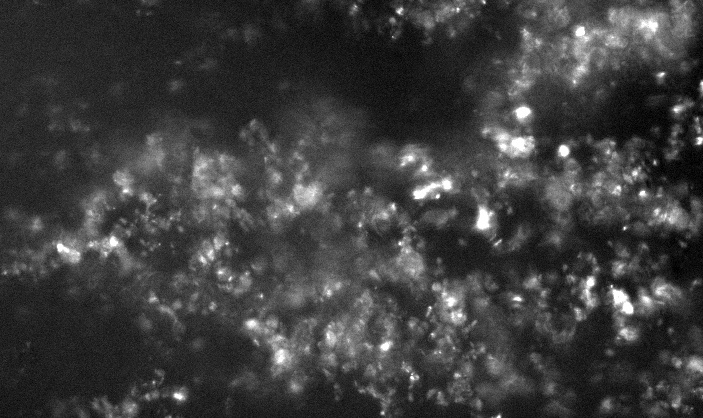
#> input picture ImageNew/1_Micro_10_1000_47_6_120_island.jpg, 703 x 418 px, found by its file name
$ python read_micro_filter.py
#> lines starting #> are read from the running program, lines starting #| are printed output that depends on the picture; after the words box and inside, x2 and y2 are one past the last pixel; in counts of white or black regions, pixels touching at a corner belong together; long printed decimals are rounded
import numpy as np
import matplotlib.pyplot as plt
import cv2
import statistics

#Close all
plt.close('all')

#Load
img = cv2.imread('1_Micro_10_1000_47_6_120_island.jpg')
#> img is the input picture: shape (418, 703, 3); min 0, max 255, mean 61.7

#Crop
height, width, _ = img.shape
#> height = 418; width = 703
crop_size = int(min(height, width) * 0.9)
#> crop_size = 376
x = int((width - crop_size) / 2)
#> x = 163
y = int((height - crop_size) / 2)
#> y = 21
img = img[y:y+crop_size, x:x+crop_size]
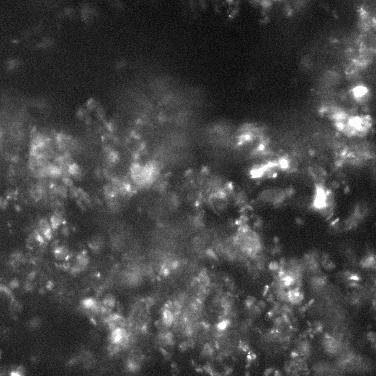
#> img: shape (376, 376, 3); min 0, max 255, mean 68.2

#Convert to grayscale
gray = cv2.cvtColor(img, cv2.COLOR_BGR2GRAY)
mean = cv2.mean(gray)[0]
#> mean = 68.24
if mean < 127:
    img = cv2.bitwise_not(img)
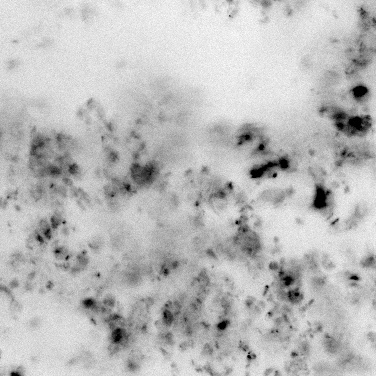
#> img: shape (376, 376, 3); min 0, max 255, mean 186.8

#Create a new figure and display the grayscale image
plt.figure(1)
plt.imshow(gray, cmap='gray')

#blur filter
blurImg = cv2.blur(gray, (5, 5))

#Set the threshold (version applied to microwax)
thresh = cv2.adaptiveThreshold(blurImg, 255, cv2.ADAPTIVE_THRESH_GAUSSIAN_C, cv2.THRESH_BINARY, 13,-5)
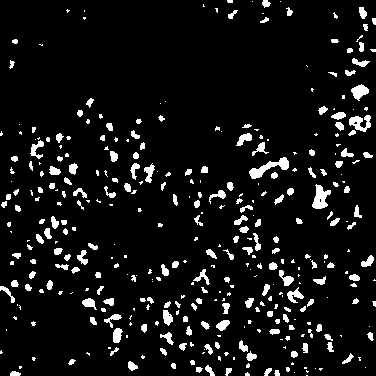
#> thresh: shape (376, 376); 7.6% white; 374 white regions (188 under 20 px)

# Identify the contours
contours, hier = cv2.findContours(thresh, cv2.RETR_LIST, cv2.CHAIN_APPROX_SIMPLE)
#> contours = 377 contours, 243 with area under 20; largest, box (x1, y1, x2, y2) and area: (249, 157, 289, 179) 276, (312, 184, 331, 209) 238, (349, 115, 371, 132) 179, (351, 84, 369, 101) 155, (287, 287, 304, 303) 98

# # Calculate the areas of all contours
# areas = [cv2.contourArea(cnt) for cnt in contours]
# # Find the contour with the maximum area (external contour)
# max_area_idx = np.argmax(areas)

# # Exclude the contour with the maximum area
# filtered_contours = contours[:max_area_idx] + contours[max_area_idx + 1:]
#filtered_contours = contours
# # Proceed only if there are contours remaining
# if len(filtered_contours) > 0:
#Draw the contours
gray_contours = np.copy(gray)
for cnt in contours:
    cv2.drawContours(gray_contours, [cnt], 0, (0, 100, 100), 1)
#> this loop made 377 passes
#> cnt on passes 1, 2, 7: [[306, 375], [307, 375]], [[294, 372]], [[319, 368], [319, 369], [320, 370], [322, 368]]
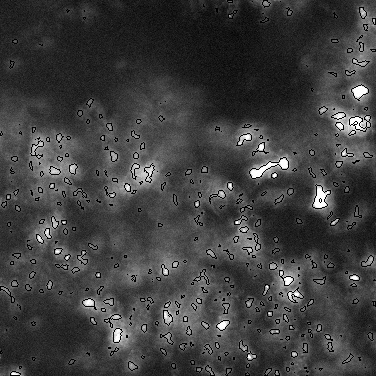
#> gray_contours: shape (376, 376); min 0, max 255, mean 63.2
plt.figure(2)
plt.imshow(gray_contours, cmap='gray')

#aspect ratio
aspect_ratio = np.zeros(len(contours))
#> aspect_ratio = 377 values from 0 to 0
heightPlot = np.zeros(len(contours))
#> heightPlot = 377 values from 0 to 0
widthPlot = np.zeros(len(contours))
#> widthPlot = 377 values from 0 to 0

i = 0
for cnt in contours:
    rect = cv2.minAreaRect(cnt)
    (x, y), (width, height), theta = rect
    if height >0 and width>0:
       aspect_ratio[i] = max(height,width)/min(height,width)
       widthPlot[i] = width
       heightPlot[i]= height
       i += 1
    else:
       aspect_ratio[i] = 0
       i += 1
#> this loop made 377 passes
#> (cnt, x, y, width, height, theta) on passes 1, 7, 12, 24, 30, 38, 47, 49: ([[306, 375], [307, 375]], 306.5, 375, 0, 1, -90), ([[319, 368], [319, 369], [320, 370], [322, 368]], 320.3, 368.3, 2.83, 2.12, -45), ([[304, 367], [304, 368], [306, 368], [306, 367]], 305, 367.5, 1, 2, -90), ([[233, 357], [233, 359], [234, 359], [234, 357]], 233.5, 358, 2, 1, -90), ([[203, 352], [202, 353], [203, 353], [204, 352]], 203, 352.5, 2.12, 0.707, -45), ([[108, 347], [108, 348], [110, 348], [110, 347]], 109, 347.5, 1, 2, -90), ([[280, 339], [282, 339]], 281, 339, 0, 2, -90), ([[340, 335], [341, 336], [341, 335]], 340.8, 335.2, 0.707, 1.41, -45)
#> (x, y, width, height, theta) on passes 2, 3, 4, 5, 6, 8: (294, 372, 0, 0, -90), (247, 373.5, 3, 4, -90), (15, 373, 4, 10, -90), (306.8, 370.8, 1.41, 2.12, -45), (276.5, 372.5, 5, 5, -90), (315, 368, 0, 0, -90)
#> after the loop, aspect_ratio = 377 values, max 6 at index 359, min 0 at index 0, mean 1.52; heightPlot = 377 values, max 21 at index 333, min 0 at index 0, mean 4.75; i = 377; widthPlot = 377 values, max 40.8 at index 288, min 0 at index 0, mean 4.83
#copy of the original image
canvas = np.copy(img)

#Draw rectangles around the contours
i = 0
for cnt in contours:
   rect = cv2.minAreaRect(cnt)
   rectCnt = np.int64(cv2.boxPoints(rect))
   cv2.polylines(img=canvas, pts=[rectCnt], isClosed=True, color=(255, 0, 0), thickness=2)
   i += 1
#> this loop made 377 passes
#> cnt on passes 11, 12, 24: [[365, 367]], [[304, 367], [304, 368], [306, 368], [306, 367]], [[233, 357], [233, 359], [234, 359], [234, 357]]
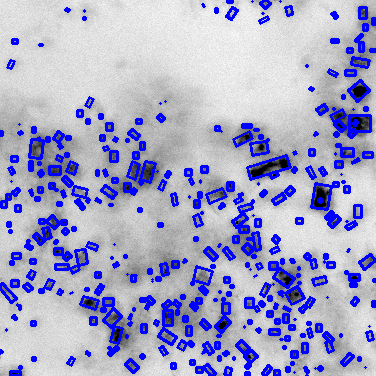
#> canvas: shape (376, 376, 3); 14.59% of pixels changed, all inside (x1, y1, x2, y2) = (0, 0, 376, 376)

plt.figure(4)
cv2.imshow("Rectangles", canvas)

plt.figure(5)
media = statistics.mean(aspect_ratio)
num_crystals = len(contours)
plt.hist(aspect_ratio, bins=7, range=[1, 8])
plt.gca().set(title='Frequency Histogram', ylabel='Frequency', xlabel='Aspect ratio [-]')
plt.xlim(1, 10)
plt.ylim(0, 1000)


print('Num particles: ', num_crystals)
#| Num particles:  377
print('AR: ', media)
#| AR:  1.515

#bin ranges
bins = [1, 2, 3, 4, 5, 6, 7, 8]

# Create histogram
hist, bin_edges = np.histogram(aspect_ratio, bins=bins)

#total values of aspect ratios
total_values = len(aspect_ratio)

#calc %
percentage = (hist / total_values) * 100

#labels to intervals
labels = [f'{bins[i]}-{bins[i+1]}' for i in range(len(bins) - 1)]

# #save
# results = np.column_stack((labels, percentage))
# np.savetxt('histogram_results.csv', results, delimiter=',', fmt='%s')

#Plot histogram
plt.figure()
plt.bar(labels, percentage, width=0.7, align='center', edgecolor='k')
plt.gca().set(ylabel='Percentage of crystals [%]', xlabel='Aspect ratio intervals [-]')
plt.ylim(0, 100)

#labels with %
for i, v in enumerate(percentage):
    plt.text(i, v + 1, f'{v:.2f}%', ha='center', va='bottom')
#> this loop made 7 passes
#> v on passes 1 to 7: 62.33, 20.16, 4.51, 1.06, 0.531, 0.265, 0

plt.xticks(rotation=45)
plt.show()
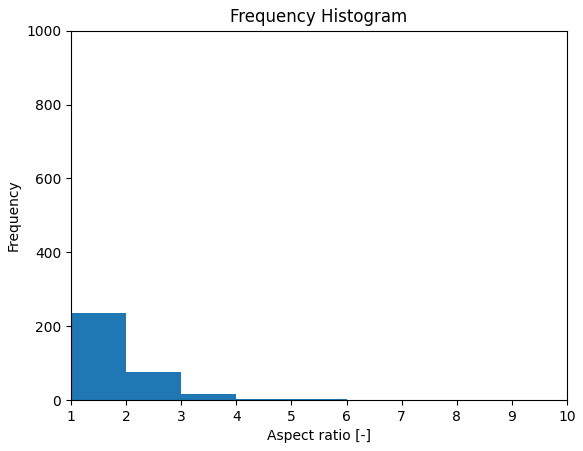
#> figure drawn by matplotlib, 1 panel; tallest bar 235 high, from x = 1 to 2
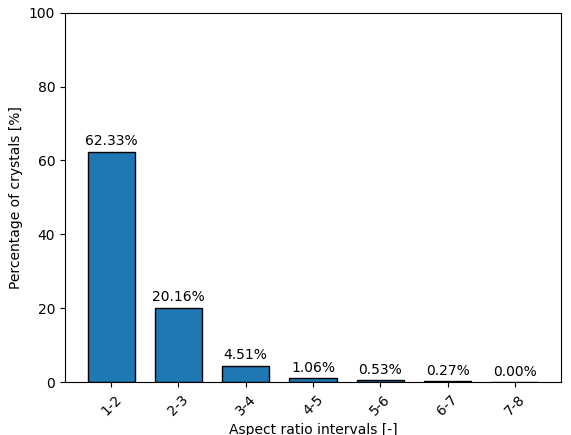
#> figure drawn by matplotlib, 1 panel; tallest bar 62.33 high, from x = -0.35 to 0.35

$ run again, with ImageNew/1_Micro_10_2000_47_6_120_island.jpg copied over ImageNew/1_Micro_10_1000_47_6_120_island.jpg
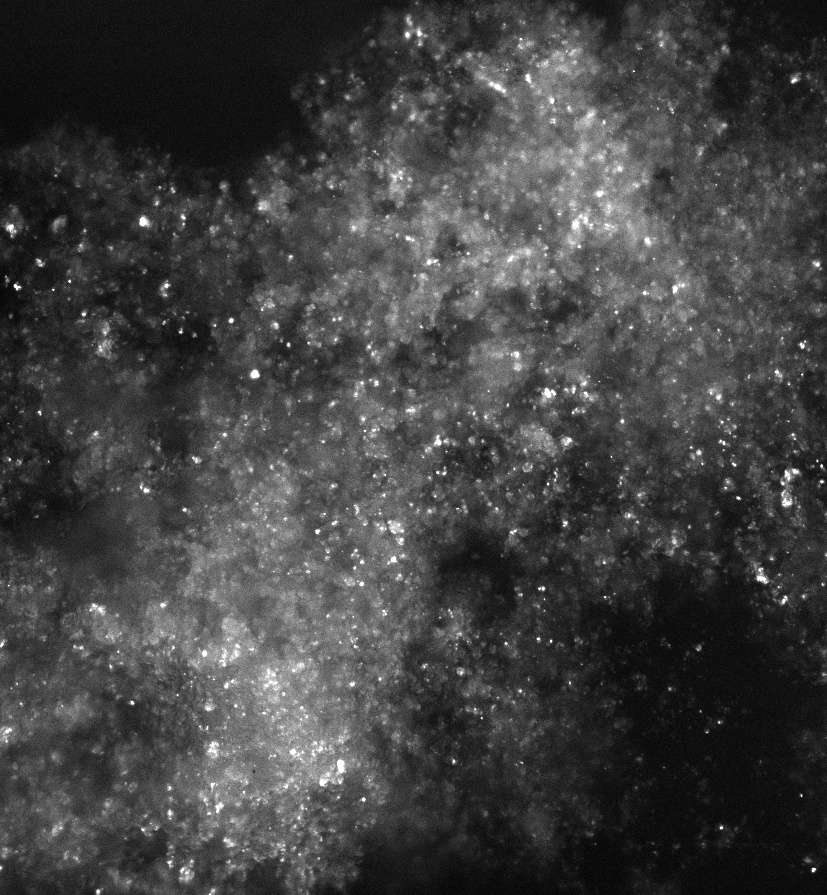
#> input picture ImageNew/1_Micro_10_2000_47_6_120_island.jpg, 827 x 895 px, found by its file name
#> img is the input picture: shape (895, 827, 3); min 0, max 255, mean 65.6
#> mean = 72.89
#> thresh: shape (744, 744); 7.7% white; 2503 white regions (1631 under 20 px)
#> contours = 2515 contours, 2063 with area under 20; largest, box (x1, y1, x2, y2) and area: (348, 94, 364, 124) 128, (347, 445, 364, 459) 119, (710, 484, 728, 510) 113, (500, 312, 516, 330) 111, (447, 6, 467, 21) 102
#> the loop `for cnt in contours:` made 2515 passes
#> cnt on passes 1 to 3: [[275, 743]], [[33, 742], [36, 742]], [[190, 741], [190, 743], [193, 743], [193, 741]]
#> `aspect_ratio = np.zeros(len(contours))`: aspect_ratio = 2515 values from 0 to 0
#> the loop `for cnt in contours:` made 2515 passes
#> (cnt, x, y, width, height, theta) on passes 2, 3, 4, 5, 7, 9: ([[33, 742], [36, 742]], 34.5, 742, 0, 3, -90), ([[190, 741], [190, 743], [193, 743], [193, 741]], 191.5, 742, 2, 3, -90), ([[26, 741], [26, 742]], 26, 741.5, 1, 0, -90), ([[333, 740], [334, 740]], 333.5, 740, 0, 1, -90), ([[293, 739], [293, 741], [294, 740], [294, 739]], 293.5, 740, 2, 1, -90), ([[28, 739], [28, 740], [29, 740]], 28.25, 739.8, 0.707, 1.41, -45)
#> after the loop `for cnt in contours:`: aspect_ratio = 2515 values, max 6.5 at index 1991, min 0 at index 0, mean 1.26; heightPlot = 2515 values, max 28.57 at index 821, min 0 at index 0, mean 3.23; i = 2515; widthPlot = 2515 values, max 31.18 at index 2286, min 0 at index 0, mean 3.3
#> the loop `for cnt in contours:` made 2515 passes
#> cnt on passes 11, 12, 19: [[462, 738], [462, 739], [463, 739], [463, 738]], [[303, 738], [302, 739], [304, 739], [304, 738]], [[517, 732], [517, 733]]
#> after the loop `for cnt in contours:`:
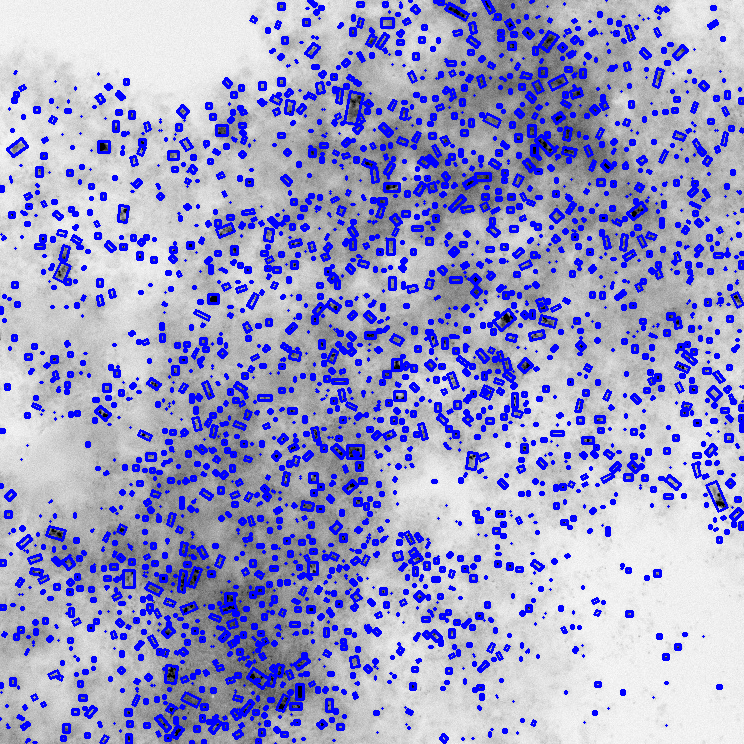
#> canvas: shape (744, 744, 3); mean B, G, R 200.3, 156.4, 156.4
#| Num particles:  2515
#| AR:  1.256
#> the loop `for i, v in enumerate(percentage):` made 7 passes
#> v on passes 1 to 7: 55.03, 18.17, 3.38, 0.915, 0.119, 0.0398, 0
#> `plt.show()`:
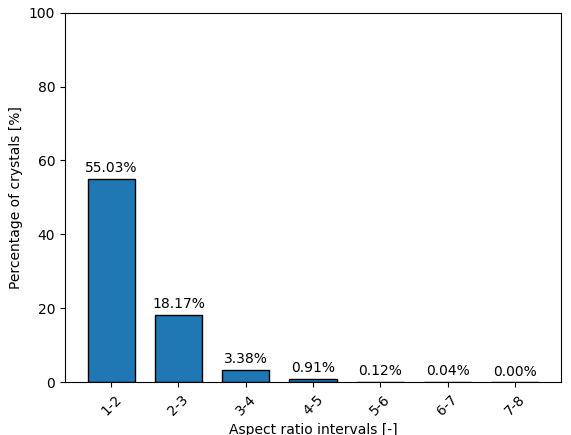
#> figure drawn by matplotlib, 1 panel; tallest bar 55.03 high, from x = -0.35 to 0.35

$ run again, with ImageNew/1_Micro_10_2000_47_6_13_island.jpg copied over ImageNew/1_Micro_10_1000_47_6_120_island.jpg
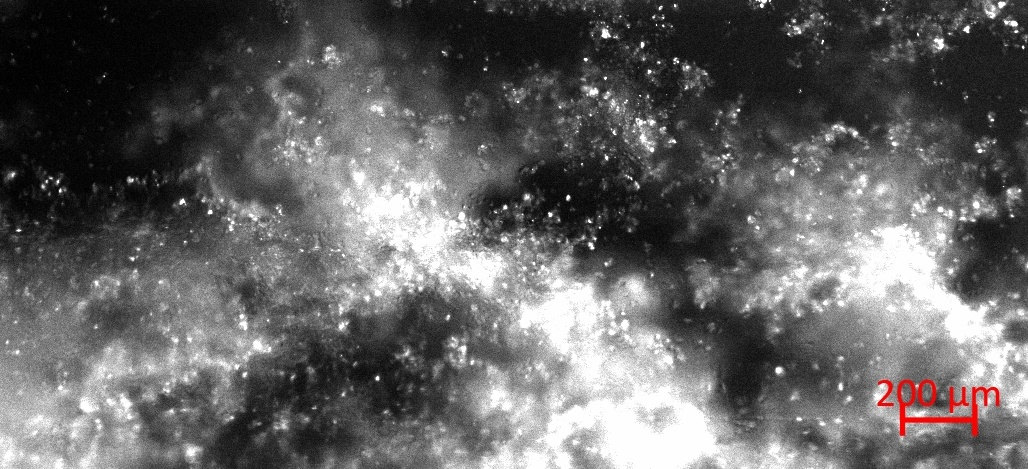
#> input picture ImageNew/1_Micro_10_2000_47_6_13_island.jpg, 1028 x 469 px, found by its file name
#> img is the input picture: shape (469, 1028, 3); mean B, G, R 98.7, 98.7, 99.6
#> mean = 111
#> thresh: shape (422, 422); 10% white; 956 white regions (603 under 20 px)
#> contours = 966 contours, 745 with area under 20; largest, box (x1, y1, x2, y2) and area: (324, 254, 340, 269) 115, (336, 106, 353, 130) 115, (49, 148, 62, 165) 102, (278, 62, 296, 73) 86, (156, 322, 164, 342) 78
#> the loop `for cnt in contours:` made 966 passes
#> cnt on passes 1, 3, 5: [[175, 420], [176, 421], [177, 421], [177, 420]], [[79, 419]], [[151, 418], [152, 419]]
#> after the loop `for cnt in contours:`:
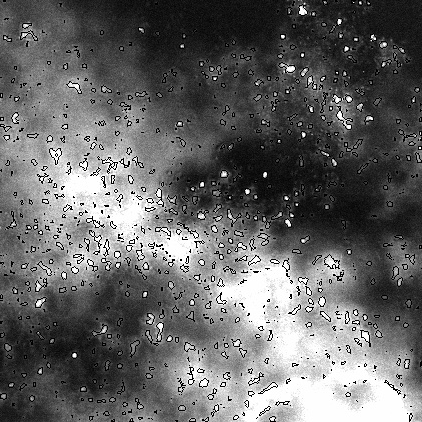
#> gray_contours: shape (422, 422); min 0, max 255, mean 101.7
#> `aspect_ratio = np.zeros(len(contours))`: aspect_ratio = 966 values from 0 to 0
#> the loop `for cnt in contours:` made 966 passes
#> (cnt, x, y, width, height, theta) on passes 1, 5, 6, 8, 15, 16: ([[175, 420], [176, 421], [177, 421], [177, 420]], 176, 420.5, 1, 2, -90), ([[151, 418], [152, 419]], 151.5, 418.5, 0, 1.41, -45), ([[148, 418], [149, 418]], 148.5, 418, 0, 1, -90), ([[257, 417], [256, 418]], 256.5, 417.5, 1.41, 0, -45), ([[71, 415], [72, 416], [72, 417], [72, 415]], 71.5, 416, 2, 1, -90), ([[97, 414], [97, 415]], 97, 414.5, 1, 0, -90)
#> after the loop `for cnt in contours:`: aspect_ratio = 966 values, max 5.38 at index 81, min 0 at index 2, mean 1.27; heightPlot = 966 values, max 25.72 at index 781, min 0 at index 2, mean 3.49; i = 966; widthPlot = 966 values, max 20.62 at index 74, min 0 at index 2, mean 3.45
#> the loop `for cnt in contours:` made 966 passes
#> cnt on passes 11, 15, 16: [[23, 417]], [[71, 415], [72, 416], [72, 417], [72, 415]], [[97, 414], [97, 415]]
#| Num particles:  966
#| AR:  1.266
#> the loop `for i, v in enumerate(percentage):` made 7 passes
#> v on passes 1 to 7: 46.48, 19.05, 5.9, 0.828, 0.414, 0, 0
#> `plt.show()`:
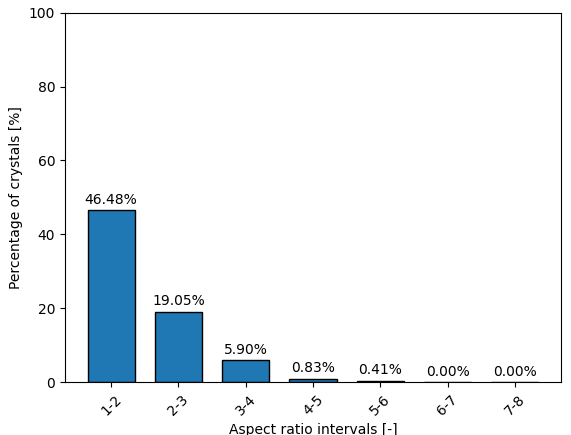
#> figure drawn by matplotlib, 1 panel; tallest bar 46.48 high, from x = -0.35 to 0.35
